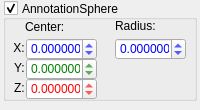
<?xml version="1.0" encoding="UTF-8"?>
<ui version="4.0">
 <class>PropAnnotationSphere</class>
 <widget class="QWidget" name="PropAnnotationSphere">
  <property name="geometry">
   <rect>
    <x>0</x>
    <y>0</y>
    <width>200</width>
    <height>110</height>
   </rect>
  </property>
  <property name="minimumSize">
   <size>
    <width>200</width>
    <height>110</height>
   </size>
  </property>
  <property name="maximumSize">
   <size>
    <width>16777215</width>
    <height>110</height>
   </size>
  </property>
  <property name="windowTitle">
   <string>Form</string>
  </property>
  <property name="styleSheet">
   <string notr="true"/>
  </property>
  <widget class="QGroupBox" name="annotationSphere">
   <property name="geometry">
    <rect>
     <x>3</x>
     <y>0</y>
     <width>194</width>
     <height>101</height>
    </rect>
   </property>
   <property name="sizePolicy">
    <sizepolicy hsizetype="Fixed" vsizetype="Expanding">
     <horstretch>0</horstretch>
     <verstretch>5</verstretch>
    </sizepolicy>
   </property>
   <property name="autoFillBackground">
    <bool>false</bool>
   </property>
   <property name="title">
    <string>AnnotationSphere</string>
   </property>
   <property name="alignment">
    <set>Qt::AlignLeading|Qt::AlignLeft|Qt::AlignVCenter</set>
   </property>
   <property name="flat">
    <bool>false</bool>
   </property>
   <property name="checkable">
    <bool>true</bool>
   </property>
   <layout class="QVBoxLayout" name="verticalLayout" stretch="0">
    <property name="spacing">
     <number>0</number>
    </property>
    <property name="sizeConstraint">
     <enum>QLayout::SetDefaultConstraint</enum>
    </property>
    <property name="leftMargin">
     <number>0</number>
    </property>
    <property name="topMargin">
     <number>0</number>
    </property>
    <property name="rightMargin">
     <number>0</number>
    </property>
    <property name="bottomMargin">
     <number>0</number>
    </property>
    <item>
     <widget class="QWidget" name="content" native="true">
      <property name="sizePolicy">
       <sizepolicy hsizetype="Fixed" vsizetype="Fixed">
        <horstretch>0</horstretch>
        <verstretch>0</verstretch>
       </sizepolicy>
      </property>
      <property name="minimumSize">
       <size>
        <width>190</width>
        <height>100</height>
       </size>
      </property>
      <widget class="QDoubleSpinBox" name="ctrY">
       <property name="geometry">
        <rect>
         <x>20</x>
         <y>38</y>
         <width>71</width>
         <height>22</height>
        </rect>
       </property>
       <property name="styleSheet">
        <string notr="true">color: rgb(0, 127, 0);</string>
       </property>
       <property name="decimals">
        <number>6</number>
       </property>
       <property name="minimum">
        <double>-999999999.000000000000000</double>
       </property>
       <property name="maximum">
        <double>999999999.000000000000000</double>
       </property>
       <property name="singleStep">
        <double>0.100000000000000</double>
       </property>
      </widget>
      <widget class="QLabel" name="cxLabel">
       <property name="geometry">
        <rect>
         <x>1</x>
         <y>18</y>
         <width>21</width>
         <height>20</height>
        </rect>
       </property>
       <property name="text">
        <string>X: </string>
       </property>
       <property name="alignment">
        <set>Qt::AlignRight|Qt::AlignTrailing|Qt::AlignVCenter</set>
       </property>
      </widget>
      <widget class="QLabel" name="cyLabel">
       <property name="geometry">
        <rect>
         <x>2</x>
         <y>38</y>
         <width>20</width>
         <height>20</height>
        </rect>
       </property>
       <property name="text">
        <string>Y: </string>
       </property>
       <property name="alignment">
        <set>Qt::AlignRight|Qt::AlignTrailing|Qt::AlignVCenter</set>
       </property>
      </widget>
      <widget class="QLabel" name="czLabel">
       <property name="geometry">
        <rect>
         <x>1</x>
         <y>58</y>
         <width>21</width>
         <height>20</height>
        </rect>
       </property>
       <property name="text">
        <string>Z: </string>
       </property>
       <property name="alignment">
        <set>Qt::AlignRight|Qt::AlignTrailing|Qt::AlignVCenter</set>
       </property>
      </widget>
      <widget class="QDoubleSpinBox" name="ctrX">
       <property name="geometry">
        <rect>
         <x>20</x>
         <y>18</y>
         <width>71</width>
         <height>22</height>
        </rect>
       </property>
       <property name="styleSheet">
        <string notr="true">color: rgb(0, 0, 255);</string>
       </property>
       <property name="decimals">
        <number>6</number>
       </property>
       <property name="minimum">
        <double>-999999999.000000000000000</double>
       </property>
       <property name="maximum">
        <double>999999999.000000000000000</double>
       </property>
       <property name="singleStep">
        <double>0.100000000000000</double>
       </property>
      </widget>
      <widget class="QLabel" name="rLabel">
       <property name="geometry">
        <rect>
         <x>109</x>
         <y>-2</y>
         <width>71</width>
         <height>16</height>
        </rect>
       </property>
       <property name="text">
        <string>Radius:</string>
       </property>
      </widget>
      <widget class="QLabel" name="cLabel">
       <property name="geometry">
        <rect>
         <x>19</x>
         <y>0</y>
         <width>47</width>
         <height>13</height>
        </rect>
       </property>
       <property name="text">
        <string>Center:</string>
       </property>
      </widget>
      <widget class="QDoubleSpinBox" name="radius">
       <property name="geometry">
        <rect>
         <x>109</x>
         <y>18</y>
         <width>71</width>
         <height>22</height>
        </rect>
       </property>
       <property name="styleSheet">
        <string notr="true">color: rgb(0, 0, 255);</string>
       </property>
       <property name="decimals">
        <number>6</number>
       </property>
       <property name="minimum">
        <double>-999999999.000000000000000</double>
       </property>
       <property name="maximum">
        <double>999999999.000000000000000</double>
       </property>
       <property name="singleStep">
        <double>0.100000000000000</double>
       </property>
      </widget>
      <widget class="QDoubleSpinBox" name="ctrZ">
       <property name="geometry">
        <rect>
         <x>20</x>
         <y>58</y>
         <width>71</width>
         <height>22</height>
        </rect>
       </property>
       <property name="styleSheet">
        <string notr="true">color: rgb(255, 0, 0);</string>
       </property>
       <property name="decimals">
        <number>6</number>
       </property>
       <property name="minimum">
        <double>-999999999.000000000000000</double>
       </property>
       <property name="maximum">
        <double>999999999.000000000000000</double>
       </property>
       <property name="singleStep">
        <double>0.100000000000000</double>
       </property>
      </widget>
     </widget>
    </item>
   </layout>
  </widget>
 </widget>
 <resources/>
 <connections>
  <connection>
   <sender>ctrX</sender>
   <signal>valueChanged(double)</signal>
   <receiver>PropAnnotationSphere</receiver>
   <slot>changedCtrX(double)</slot>
   <hints>
    <hint type="sourcelabel">
     <x>61</x>
     <y>295</y>
    </hint>
    <hint type="destinationlabel">
     <x>99</x>
     <y>194</y>
    </hint>
   </hints>
  </connection>
  <connection>
   <sender>ctrY</sender>
   <signal>valueChanged(double)</signal>
   <receiver>PropAnnotationSphere</receiver>
   <slot>changedCtrY(double)</slot>
   <hints>
    <hint type="sourcelabel">
     <x>61</x>
     <y>315</y>
    </hint>
    <hint type="destinationlabel">
     <x>99</x>
     <y>194</y>
    </hint>
   </hints>
  </connection>
  <connection>
   <sender>ctrZ</sender>
   <signal>valueChanged(double)</signal>
   <receiver>PropAnnotationSphere</receiver>
   <slot>changedCtrZ(double)</slot>
   <hints>
    <hint type="sourcelabel">
     <x>61</x>
     <y>335</y>
    </hint>
    <hint type="destinationlabel">
     <x>99</x>
     <y>194</y>
    </hint>
   </hints>
  </connection>
  <connection>
   <sender>radius</sender>
   <signal>valueChanged(double)</signal>
   <receiver>PropAnnotationSphere</receiver>
   <slot>changedRadius(double)</slot>
   <hints>
    <hint type="sourcelabel">
     <x>150</x>
     <y>295</y>
    </hint>
    <hint type="destinationlabel">
     <x>99</x>
     <y>194</y>
    </hint>
   </hints>
  </connection>
  <connection>
   <sender>annotationSphere</sender>
   <signal>toggled(bool)</signal>
   <receiver>content</receiver>
   <slot>setVisible(bool)</slot>
   <hints>
    <hint type="sourcelabel">
     <x>99</x>
     <y>54</y>
    </hint>
    <hint type="destinationlabel">
     <x>97</x>
     <y>59</y>
    </hint>
   </hints>
  </connection>
 </connections>
 <slots>
  <slot>changedCtrX(double)</slot>
  <slot>changedCtrY(double)</slot>
  <slot>changedCtrZ(double)</slot>
  <slot>changedRadius(double)</slot>
 </slots>
</ui>
